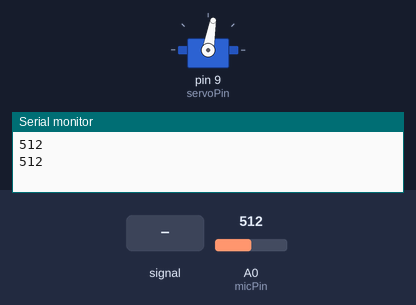
Simulated run of this sketch. Board: Arduino Uno, built with avr-gcc and run on an emulated ATmega328P. Shown: servo, the last lines printed to the serial monitor. The test bench sets the inputs (shaded band); at power-on: A0 (micPin) = 512.

Above: at 10.9 s.
11.0 s: A0 (micPin) set to 393
21.4 s: A0 (micPin) set to 368
At 31.4 s:
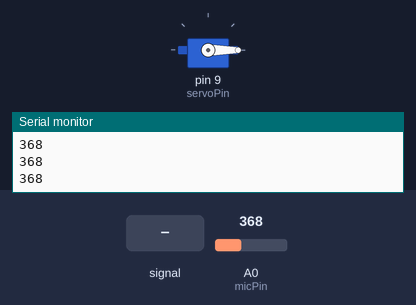
31.8 s: A0 (micPin) fed a 1000 Hz sine of ±255 counts around its level
At 32.8 s:
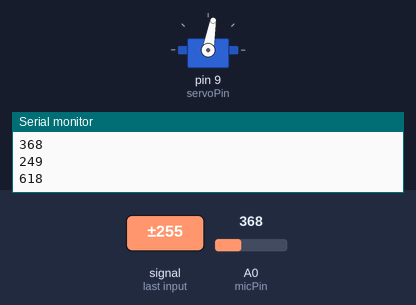
43.7 s: A0 (micPin) set to 386
At 44.5 s:
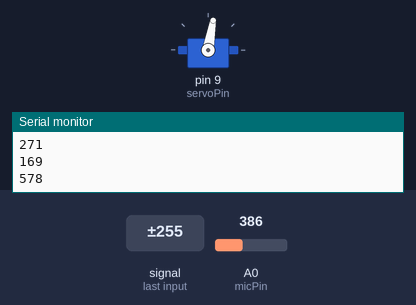
53.8 s: A0 (micPin) set to 366
At 63.3 s:
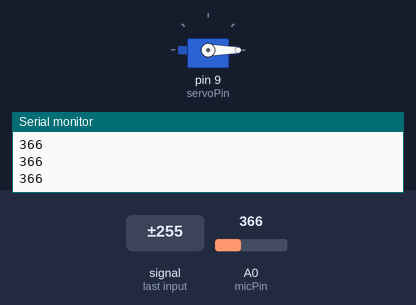
Timing chart, 0 to 64.8 s (numbered marks = the images above; inputs shaded):
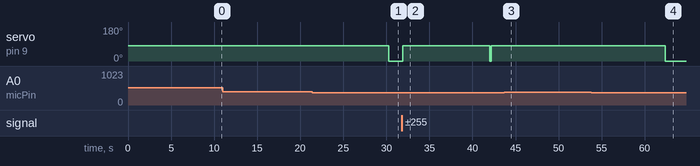

Measured:
- the behaviour switches between 377 and 376 on A0 (micPin) (found by bisection; images 0 and 1)
- after the input at 21.4 s, servo on pin 9 (servoPin): 80° → 0° after 8.9 s
- after the input at 31.8 s, servo on pin 9 (servoPin): 0° → 80° after 0.11 s, → 0° 10.1 s later, → 80° 0.20 s later
- after the input at 43.7 s, servo on pin 9 (servoPin): stays 80° (without the input it goes to 0° after 8.6 s)
- after the input at 53.8 s, servo on pin 9 (servoPin): 80° → 0° after 8.6 s

The sketch:

sound_controlled_servo.ino
```cpp
#include <Servo.h> // servo library

Servo servo;

int micPin = A0;
int servoPin = 9;


void setup() {

  // initialize serial communication at 9600 bits per second:
  Serial.begin(9600);
  pinMode(micPin, INPUT);
  servo.attach(servoPin);
  pinMode(servoPin, OUTPUT);
  servo.write(0);


}

void loop() {

 int val = analogRead(micPin); // read the input on analog pin 0

  Serial.println(val);

  if ( val>376) {
   servo.write(80);
   delay(10000);
   }
   else {
   servo.write(0);
   }
   delay(100);
}
```
